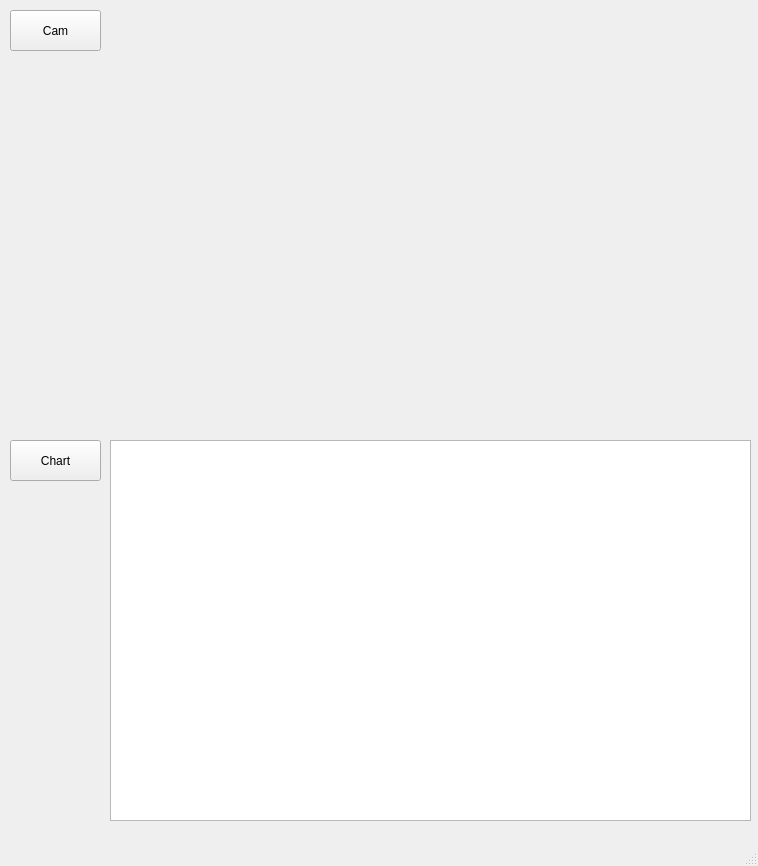
<?xml version="1.0" encoding="UTF-8"?>
<ui version="4.0">
 <class>MainWindow</class>
 <widget class="QMainWindow" name="MainWindow">
  <property name="geometry">
   <rect>
    <x>0</x>
    <y>0</y>
    <width>758</width>
    <height>866</height>
   </rect>
  </property>
  <property name="windowTitle">
   <string>MainWindow</string>
  </property>
  <widget class="QWidget" name="centralwidget">
   <widget class="PlotWidget" name="graphicsView">
    <property name="geometry">
     <rect>
      <x>110</x>
      <y>440</y>
      <width>641</width>
      <height>381</height>
     </rect>
    </property>
   </widget>
   <widget class="QPushButton" name="btnCam">
    <property name="geometry">
     <rect>
      <x>10</x>
      <y>10</y>
      <width>91</width>
      <height>41</height>
     </rect>
    </property>
    <property name="text">
     <string>Cam</string>
    </property>
   </widget>
   <widget class="QLabel" name="imgLabel">
    <property name="geometry">
     <rect>
      <x>110</x>
      <y>10</y>
      <width>641</width>
      <height>411</height>
     </rect>
    </property>
    <property name="text">
     <string/>
    </property>
   </widget>
   <widget class="QLabel" name="labelCamOn">
    <property name="geometry">
     <rect>
      <x>10</x>
      <y>60</y>
      <width>91</width>
      <height>31</height>
     </rect>
    </property>
    <property name="text">
     <string/>
    </property>
   </widget>
   <widget class="QLabel" name="labelChartOn">
    <property name="geometry">
     <rect>
      <x>10</x>
      <y>490</y>
      <width>91</width>
      <height>31</height>
     </rect>
    </property>
    <property name="text">
     <string/>
    </property>
   </widget>
   <widget class="QPushButton" name="btnChart">
    <property name="geometry">
     <rect>
      <x>10</x>
      <y>440</y>
      <width>91</width>
      <height>41</height>
     </rect>
    </property>
    <property name="text">
     <string>Chart</string>
    </property>
   </widget>
  </widget>
  <widget class="QMenuBar" name="menubar">
   <property name="geometry">
    <rect>
     <x>0</x>
     <y>0</y>
     <width>758</width>
     <height>22</height>
    </rect>
   </property>
  </widget>
  <widget class="QStatusBar" name="statusbar"/>
 </widget>
 <customwidgets>
  <customwidget>
   <class>PlotWidget</class>
   <extends>QGraphicsView</extends>
   <header>pyqtgraph</header>
  </customwidget>
 </customwidgets>
 <resources/>
 <connections/>
</ui>
